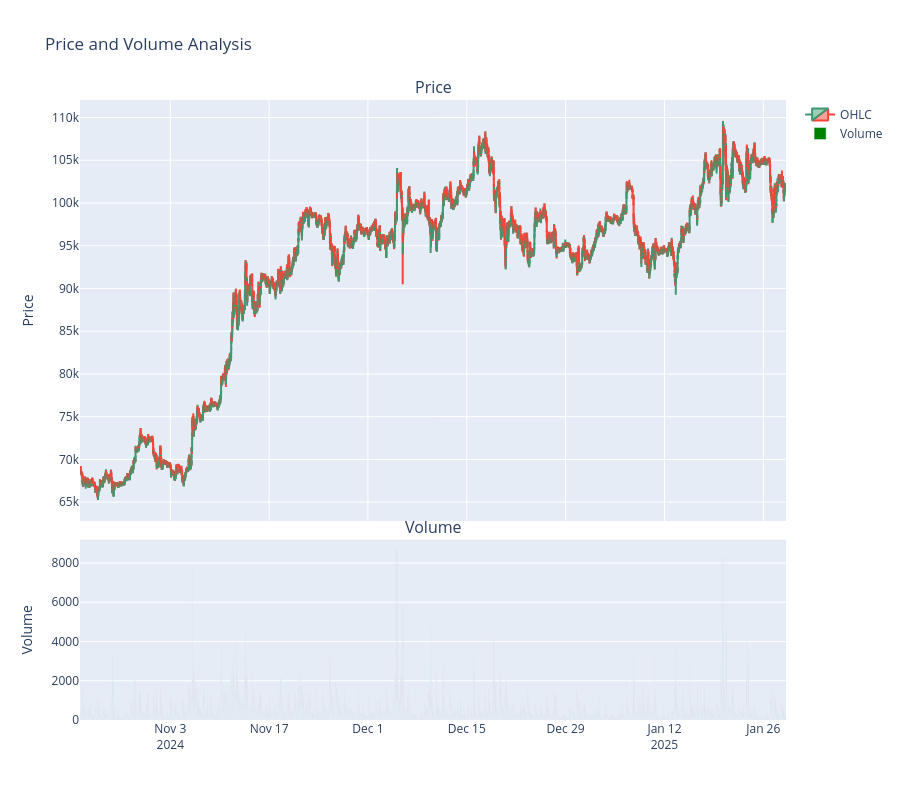

The notebook cell this image was saved under:
### Markdown cell above
## 2. Basic Price Analysis

### Code cell
def plot_candlestick_volume(df):
    # Create figure with secondary y-axis
    fig = make_subplots(rows=2, cols=1, shared_xaxes=True, 
                        vertical_spacing=0.03, subplot_titles=('Price', 'Volume'),
                        row_heights=[0.7, 0.3])

    # Add candlestick
    fig.add_trace(go.Candlestick(x=df.index,
                                 open=df['open'],
                                 high=df['high'],
                                 low=df['low'],
                                 close=df['close'],
                                 name='OHLC'),
                  row=1, col=1)

    # Add volume bar chart
    colors = ['red' if row['close'] < row['open'] else 'green' for idx, row in df.iterrows()]
    fig.add_trace(go.Bar(x=df.index, 
                         y=df['volume'],
                         marker_color=colors,
                         name='Volume'),
                  row=2, col=1)

    # Update layout
    fig.update_layout(title='Price and Volume Analysis',
                      yaxis_title='Price',
                      yaxis2_title='Volume',
                      xaxis_rangeslider_visible=False,
                      height=800)

    fig.show()

# Plot candlestick and volume
plot_candlestick_volume(df)

### Figure 1 — Plotly figure (JSON) as saved in the notebook; plotly's stock layout.template omitted (floating-point values rounded to 4 significant figures; data arrays with more than 128 entries replaced by an {"elided": "..."} marker saying what was removed)
{"data": [{"close": {"elided": "9600 float values"}, "high": {"elided": "9600 float values"}, "low": {"elided": "9600 float values"}, "name": "OHLC", "open": {"elided": "9600 float values"}, "type": "candlestick", "x": {"elided": "9600 str values"}, "xaxis": "x", "yaxis": "y"}, {"marker": {"color": {"elided": "9600 str values"}}, "name": "Volume", "type": "bar", "x": {"elided": "9600 str values"}, "xaxis": "x2", "y": {"elided": "9600 float values"}, "yaxis": "y2"}], "layout": {"annotations": [{"font": {"size": 16}, "showarrow": false, "text": "Price", "x": 0.5, "xanchor": "center", "xref": "paper", "y": 1.0, "yanchor": "bottom", "yref": "paper"}, {"font": {"size": 16}, "showarrow": false, "text": "Volume", "x": 0.5, "xanchor": "center", "xref": "paper", "y": 0.291, "yanchor": "bottom", "yref": "paper"}], "height": 800, "title": {"text": "Price and Volume Analysis"}, "xaxis": {"anchor": "y", "domain": [0, 1], "matches": "x2", "rangeslider": {"visible": false}, "showticklabels": false}, "xaxis2": {"anchor": "y2", "domain": [0, 1]}, "yaxis": {"anchor": "x", "domain": [0.321, 1.0], "title": {"text": "Price"}}, "yaxis2": {"anchor": "x2", "domain": [0, 0.291], "title": {"text": "Volume"}}}}
